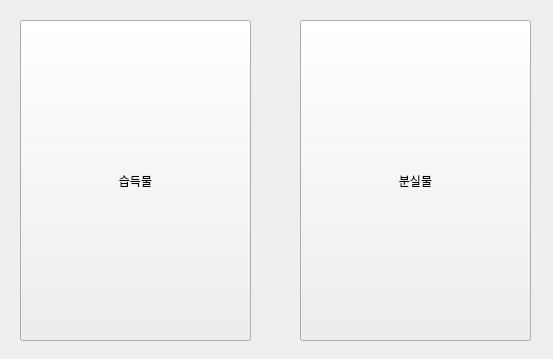
<?xml version="1.0" encoding="UTF-8"?>
<ui version="4.0">
 <class>widget</class>
 <widget class="QWidget" name="widget">
  <property name="geometry">
   <rect>
    <x>0</x>
    <y>0</y>
    <width>553</width>
    <height>359</height>
   </rect>
  </property>
  <property name="windowTitle">
   <string>분실물 센터 서비스</string>
  </property>
  <widget class="QPushButton" name="pushButton">
   <property name="geometry">
    <rect>
     <x>20</x>
     <y>20</y>
     <width>231</width>
     <height>321</height>
    </rect>
   </property>
   <property name="text">
    <string>습득물</string>
   </property>
  </widget>
  <widget class="QPushButton" name="pushButton_2">
   <property name="geometry">
    <rect>
     <x>300</x>
     <y>20</y>
     <width>231</width>
     <height>321</height>
    </rect>
   </property>
   <property name="text">
    <string>분실물</string>
   </property>
  </widget>
 </widget>
 <resources/>
 <connections>
  <connection>
   <sender>pushButton</sender>
   <signal>clicked()</signal>
   <receiver>widget</receiver>
   <slot>menu_founds()</slot>
   <hints>
    <hint type="sourcelabel">
     <x>158</x>
     <y>89</y>
    </hint>
    <hint type="destinationlabel">
     <x>266</x>
     <y>72</y>
    </hint>
   </hints>
  </connection>
  <connection>
   <sender>pushButton_2</sender>
   <signal>clicked()</signal>
   <receiver>widget</receiver>
   <slot>menu_losts()</slot>
   <hints>
    <hint type="sourcelabel">
     <x>345</x>
     <y>194</y>
    </hint>
    <hint type="destinationlabel">
     <x>275</x>
     <y>199</y>
    </hint>
   </hints>
  </connection>
 </connections>
 <slots>
  <slot>menu_founds()</slot>
  <slot>menu_losts()</slot>
 </slots>
</ui>
